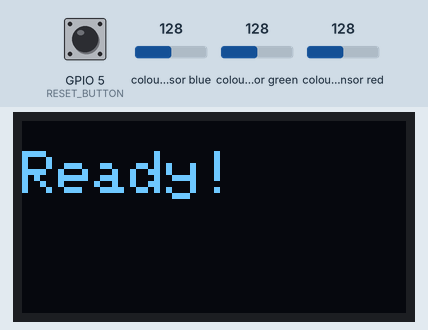
This sketch was run on a simulated ESP32. Shown: 128×64 one-colour display. Wiring (inferred from the names in the program): TCS3200 colour sensor: output GPIO 4; S2 GPIO 2; S3 GPIO 15; S0 GPIO 33; S1 GPIO 32. Inputs (shaded band) come from the test bench; at power-on: GPIO 5 (RESET_BUTTON) HIGH, colour sensor blue 128, colour sensor green 128, colour sensor red 128. WiFi joins after 1.5 s; servers stay silent unless stated; uploads are accepted with an empty reply; the local clock reads 2024-03-15 10:24:30 at power-on unless the sketch sets it; EEPROM starts erased; what the sketch prints to the serial monitor is not drawn.

Above: at 1.6 s.
At 4.2 s:
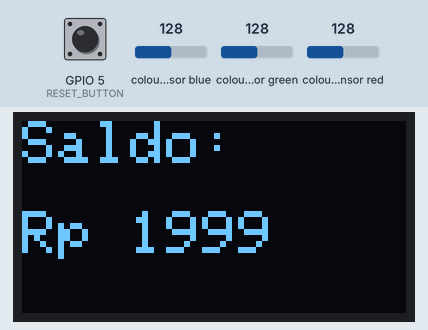
4.3 s: GPIO 5 (RESET_BUTTON) pulled LOW for 1 s
At 5.3 s:
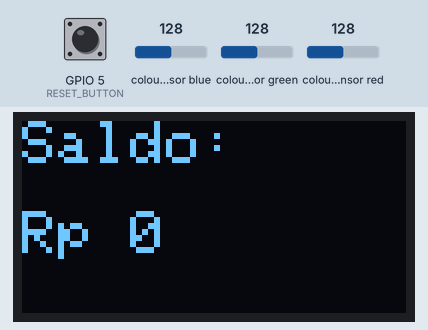
Timing chart, 0 to 7.3 s (numbered marks = the images above; inputs shaded):
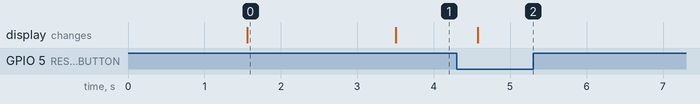

The sketch:

NeoVault.ino
```cpp
#include <WiFi.h>
#include <HTTPClient.h>
#include <SPI.h>
#include <Wire.h>
#include <Adafruit_GFX.h>
#include <Adafruit_SSD1306.h>
#include <EEPROM.h>
#include <WiFiManager.h>
#include <time.h>
#include <sys/time.h>

#define SCREEN_WIDTH 128
#define SCREEN_HEIGHT 64
#define OLED_RESET -1
#define SCREEN_ADDRESS 0x3C
#define S0 33
#define S1 32
#define S2 2
#define S3 15
#define SENSOR_OUT 4

#define RESET_BUTTON 5

#define FIREBASE_DATABASE_URL \
  "https://piggybank-8605d-default-rtdb.asia-southeast1.firebasedatabase.app"
#define DEVICE_ID "pb-1234"
#define USER_ID   "QO4BGasXb3Og7cHjzVVVRud4pqE3"

Adafruit_SSD1306 display(SCREEN_WIDTH, SCREEN_HEIGHT, &Wire, OLED_RESET);
int   Uang       = 0;
int   lastUang   = -1;
bool  statusUang = false;

uint64_t getEpochMillis() {
  struct timeval tv;
  gettimeofday(&tv, nullptr);
  return (uint64_t)tv.tv_sec * 1000ULL + tv.tv_usec / 1000ULL;
}

uint16_t getColorNormalized(uint8_t s2, uint8_t s3) {
  digitalWrite(S2, s2);
  digitalWrite(S3, s3);
  uint32_t raw = pulseIn(SENSOR_OUT, LOW);
  const float K = 3800.0f;
  float I = K / float(raw);
  I = constrain(I, 0.0f, 255.0f);
  return uint16_t(I);
}

void readColorAvg(float &outR, float &outG, float &outB, int n = 7) {
  long sumR = 0, sumG = 0, sumB = 0;
  for (int i = 0; i < n; ++i) {
    sumR += getColorNormalized(LOW, LOW);
    delay(10);
    sumG += getColorNormalized(HIGH, HIGH);
    delay(10);
    sumB += getColorNormalized(LOW, HIGH);
    delay(10);
  }
  outR = sumR / float(n);
  outG = sumG / float(n);
  outB = sumB / float(n);
}

int predictNominal(float R, float G, float B) {
    if (G <= 91.0f) {
        if (B <= 79.5f) {
            if (G <= 67.5f) {
                if (G <= 64.0f) {
                    if (B <= 71.5f)       return 5000;
                    else                  return 100000;
                } else {
                    return 100000;
                }
            } else {
                return 5000;
            }
        } else {
            if (G <= 61.0f) {
                if (B <= 86.0f)       return 5000;
                else                  return 100000;
            } else {
                return 100000;
            }
        }
    } else {
        if (B <= 199.5f) {
            if (B <= 159.0f)     return 2000;
            else                 return 20000;
        } else {
            if (G <= 182.5f)     return 10000;
            else                 return 50000;
        }
    }
}


int httpPost(const String &url, const String &body) {
  HTTPClient http;
  http.begin(url);
  http.addHeader("Content-Type", "application/json");
  int code = http.POST(body);
  String resp = http.getString();
  Serial.printf("HTTP %d → %s\n", code, resp.c_str());
  http.end();
  return code;
}

void setup() {
  pinMode(S0, OUTPUT); pinMode(S1, OUTPUT);
  pinMode(S2, OUTPUT); pinMode(S3, OUTPUT);
  pinMode(SENSOR_OUT, INPUT);
  pinMode(RESET_BUTTON, INPUT_PULLUP);
  digitalWrite(S0, HIGH);
  digitalWrite(S1, HIGH);

  Serial.begin(115200);
  while (!Serial);

  EEPROM.begin(512);
  Uang = EEPROM.readInt(0);
  WiFiManager wm;
  wm.autoConnect("ESP32_Celengan");

  configTime(7*3600, 0, "pool.ntp.org", "time.google.com");
  while (time(nullptr) < 24*3600) delay(500);

  if (!display.begin(SSD1306_SWITCHCAPVCC, SCREEN_ADDRESS)) {
    while (true);
  }
  display.clearDisplay();
  display.setTextSize(2);
  display.setTextColor(SSD1306_WHITE);
  display.setCursor(0,10);
  display.println("Ready!");
  display.display();
  delay(1500);
}

void loop() {
  if (digitalRead(RESET_BUTTON) == LOW) {
    delay(200);
    if (digitalRead(RESET_BUTTON) == LOW) {
      Uang = 0;
      EEPROM.writeInt(0, 0);
      EEPROM.commit();
      lastUang = -1;
    }
  }

  if (Uang != lastUang) {
    display.clearDisplay();
    display.setTextSize(2);
    display.setCursor(0,0);
    display.println("Saldo:");
    display.setCursor(0,30);
    display.printf("Rp %d", Uang);
    display.display();
    lastUang = Uang;
  }

  float avgR, avgG, avgB;
  readColorAvg(avgR, avgG, avgB, 7);
  Serial.printf("Avg R=%.1f G=%.1f B=%.1f\n", avgR, avgG, avgB);

  if (avgR < 25.0f && avgG < 25.0f && avgB < 30.0f) {
    statusUang = false;
    return;
  }

  if (!statusUang) {
    int nominal = predictNominal(avgR, avgG, avgB);
    if (nominal > 0) {
      statusUang = true;
      Uang += nominal;
      EEPROM.writeInt(0, Uang);
      EEPROM.commit();

      String url = String(FIREBASE_DATABASE_URL)
                 + "/users/" + USER_ID
                 + "/devices/" + DEVICE_ID
                 + "/transactions.json";
      String body = "{\"nominal\":" + String(nominal)
                  + ",\"timestamp\":" + String(getEpochMillis())
                  + "}";
      httpPost(url, body);
    }
  }
}
```

Measured:
- after the input at 4.3 s, the display: changes after 0.28 s (image 2)
- what the display in image 0 shows lasts 1.9 s, from 1.6 s to 3.5 s
